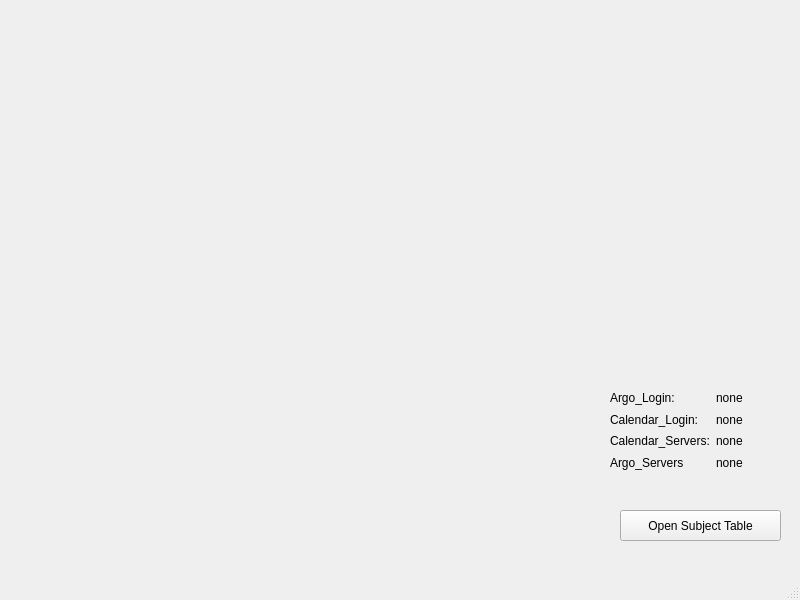
<?xml version="1.0" encoding="UTF-8"?>
<ui version="4.0">
 <class>MainWindow</class>
 <widget class="QMainWindow" name="MainWindow">
  <property name="geometry">
   <rect>
    <x>0</x>
    <y>0</y>
    <width>800</width>
    <height>600</height>
   </rect>
  </property>
  <property name="windowTitle">
   <string>MainWindow</string>
  </property>
  <widget class="QWidget" name="centralwidget">
   <widget class="QPushButton" name="open_subject_name_button">
    <property name="geometry">
     <rect>
      <x>620</x>
      <y>510</y>
      <width>161</width>
      <height>31</height>
     </rect>
    </property>
    <property name="text">
     <string>Open Subject Table</string>
    </property>
   </widget>
   <widget class="QWidget" name="gridLayoutWidget">
    <property name="geometry">
     <rect>
      <x>610</x>
      <y>390</y>
      <width>160</width>
      <height>80</height>
     </rect>
    </property>
    <layout class="QGridLayout" name="gridLayout">
     <item row="0" column="0">
      <widget class="QLabel" name="label">
       <property name="text">
        <string>Argo_Login:</string>
       </property>
      </widget>
     </item>
     <item row="0" column="1">
      <widget class="QLabel" name="status_argo_login">
       <property name="text">
        <string>none</string>
       </property>
      </widget>
     </item>
     <item row="2" column="1">
      <widget class="QLabel" name="status_calendar_servers">
       <property name="text">
        <string>none</string>
       </property>
      </widget>
     </item>
     <item row="1" column="1">
      <widget class="QLabel" name="status_calendar_login">
       <property name="text">
        <string>none</string>
       </property>
      </widget>
     </item>
     <item row="3" column="1">
      <widget class="QLabel" name="status_argo_servers">
       <property name="text">
        <string>none</string>
       </property>
      </widget>
     </item>
     <item row="1" column="0">
      <widget class="QLabel" name="label_2">
       <property name="text">
        <string>Calendar_Login:</string>
       </property>
      </widget>
     </item>
     <item row="2" column="0">
      <widget class="QLabel" name="label_3">
       <property name="text">
        <string>Calendar_Servers:</string>
       </property>
      </widget>
     </item>
     <item row="3" column="0">
      <widget class="QLabel" name="label_4">
       <property name="text">
        <string>Argo_Servers</string>
       </property>
      </widget>
     </item>
    </layout>
   </widget>
  </widget>
  <widget class="QMenuBar" name="menubar">
   <property name="geometry">
    <rect>
     <x>0</x>
     <y>0</y>
     <width>800</width>
     <height>21</height>
    </rect>
   </property>
  </widget>
  <widget class="QStatusBar" name="statusbar"/>
 </widget>
 <resources/>
 <connections/>
</ui>
